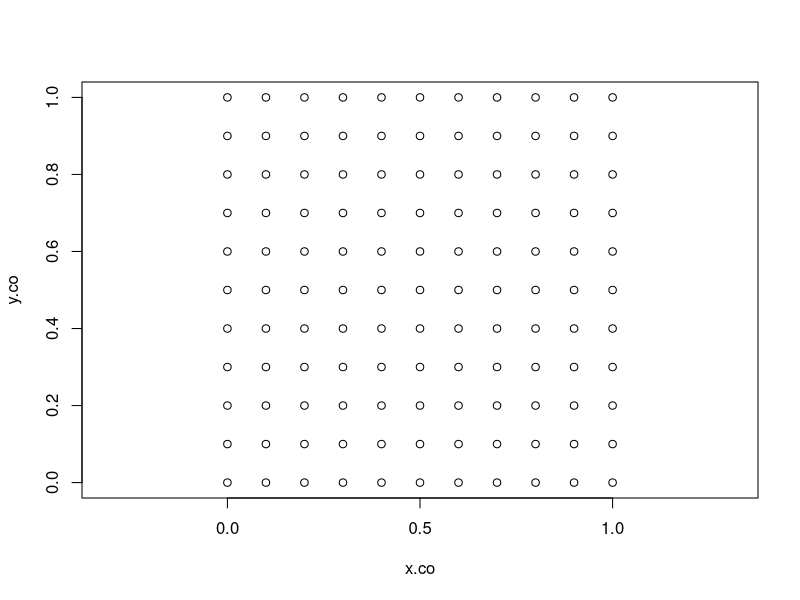
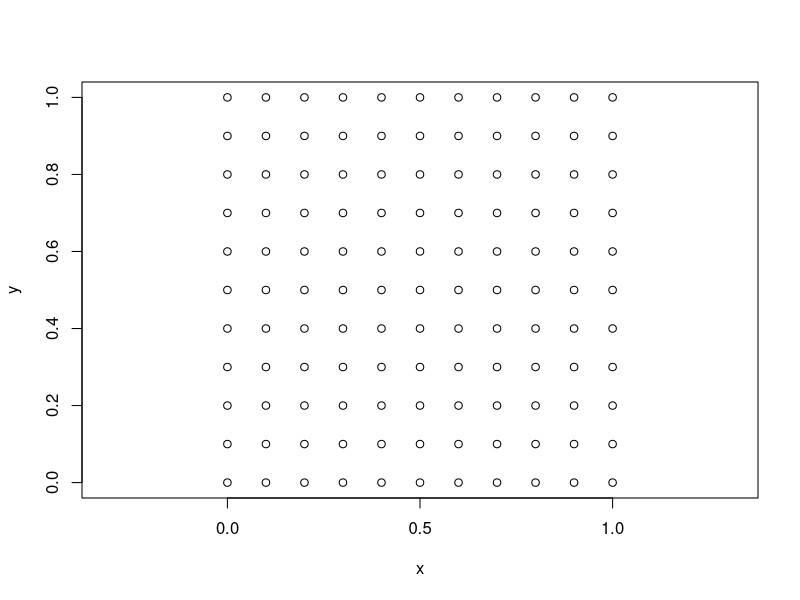
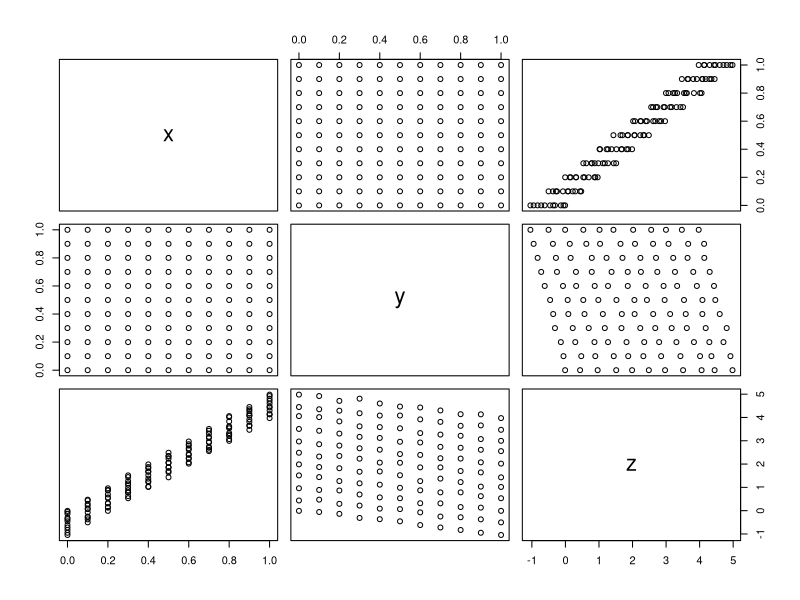
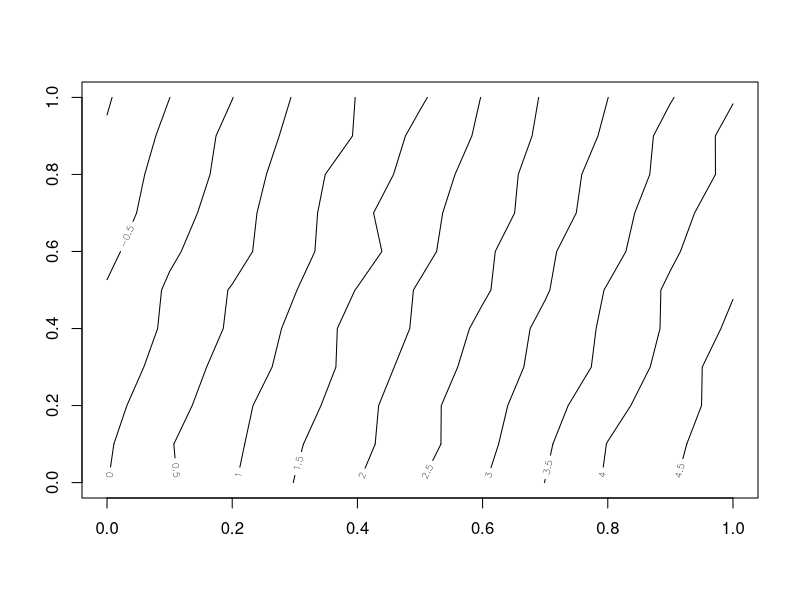
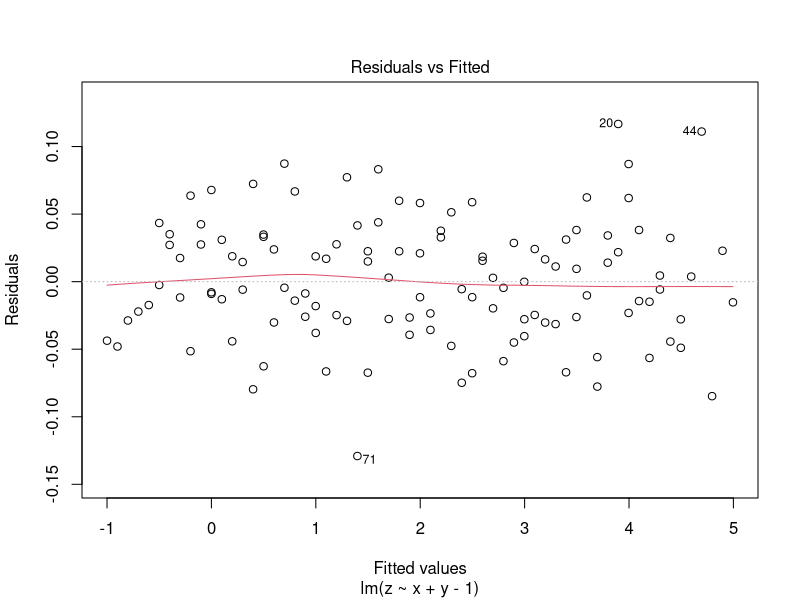
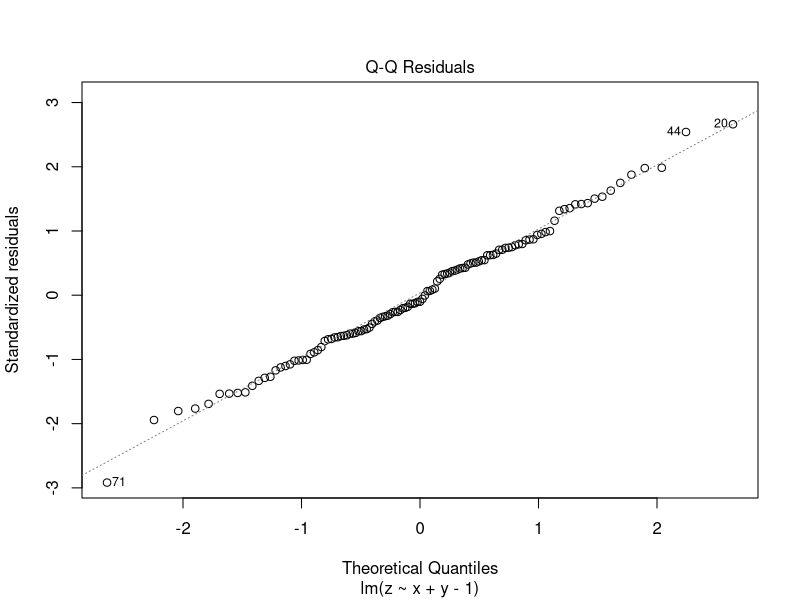
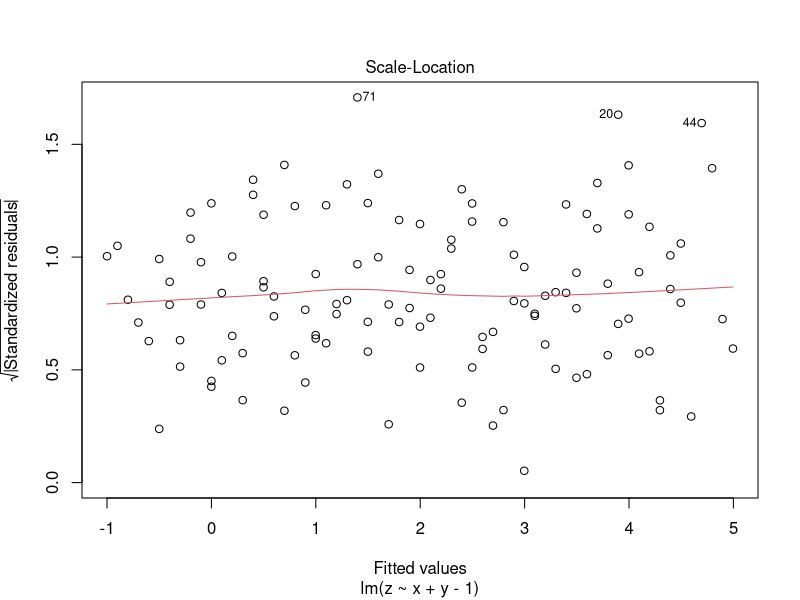
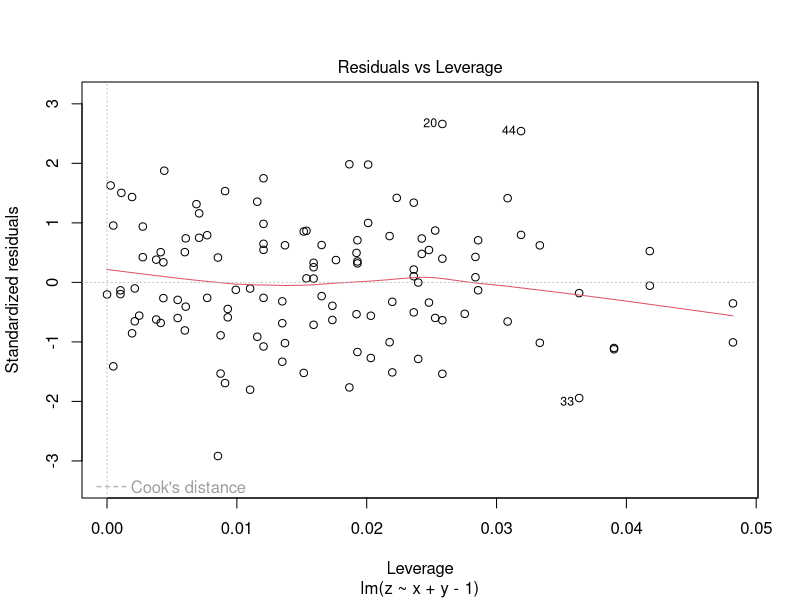

The R source for these figures, in order:
## Simple linear spatial regression
## Grid creation
x.co <- rep(seq(0,1,0.1),11)
y.co <- rep(seq(0,1,0.1),length = 121, each=11)
plot(x.co,y.co, asp=T)

surf.df <- data.frame(x=x.co, y=y.co)
plot(surf.df, asp=TRUE)

surf.df$z <- 5*surf.df$x - surf.df$y + rnorm(121,sd=0.05)
plot(surf.df) # scatter plot matrix

## Contour plot
surf.mat <- matrix(surf.df$z, nrow=11)
contour(seq(0,1,0.1), seq(0,1,0.1), surf.mat)

surf.lm <- lm(z ~ x + y - 1, data = surf.df)
summary(surf.lm)
plot(surf.lm)

surf.lm <- lm(z ~ x + y +I(x^2) + I(y^2) - 1, data = surf.df)

library(MASS)
data(topo)
## overview of dataset
head(topo)
plot(topo$x, topo$y, asp=T)
library(spatial)

topo.ls <- surf.ls(2, topo)
trsurf <- trmat(topo.ls,0,6.5,0,6.5,50)
# Plot result
eqscplot(trsurf, typ="n")
contour(trsurf, add=T)
points(topo)
text(topo, lab=topo$z,adj=c(0,1))

topo.loess <- loess(z ~ x * y, topo)
topo.ma <- list(x=seq(0,6.5,0.1),y=seq(0,6.5,0.1))
topo.lo <- predict(topo.loess, expand.grid(topo.ma), se=T)
eqscplot(topo.ma, typ="n")
contour(topo.ma$x, topo.ma$y, topo.lo$fit)
